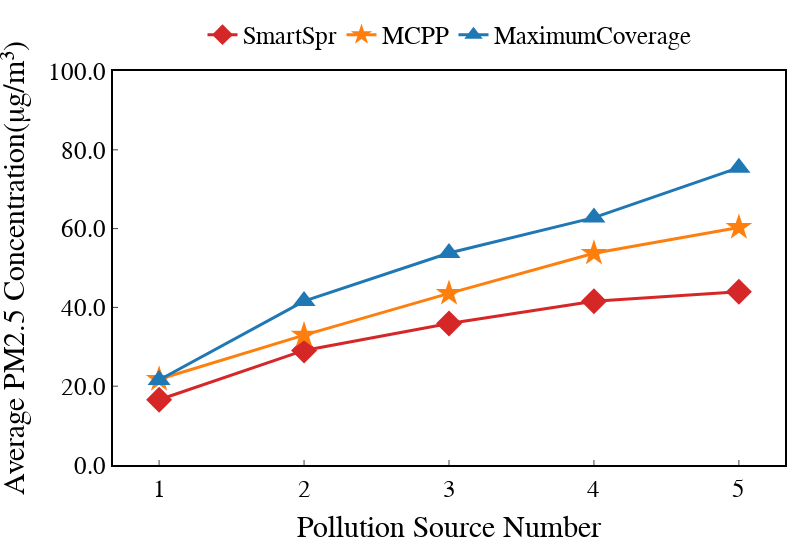

Notebook code for this chart:
### Code cell
width = 800
height = 550
linewidth = 3
# markersymbol={'FH':4, 'HEUR':17, 'DDRL':2}
markersize = 20
linetype = {'Low':'dot','Medium':'dashdot','High':'solid'}
# colors_dict = ['#3D9182','#C74223','#245C8F', '#FF8C00']
markersymbol={'FH':2, 'HEUR':'star', 'DDRL':5}
colors_dict = ['#d62728', '#ff7f0e', '#1f77b4']
labels = []
Time_deadline = 5
for i in range(Time_deadline):
    labels.append(int(i+1))

xtitle = 'Pollution Source Number'
ytitle = 'Average PM2.5 Concentration(μg/m³)'

fig = go.Figure()

fig.add_trace(go.Scatter(
    x=labels, 
    y=strategy_pm25concentration[0][0:Time_deadline], 
    name='SmartSpr', 
    marker=dict(size=markersize, symbol=markersymbol['FH']),line=dict(color=colors_dict[0], width=linewidth),))
fig.add_trace(go.Scatter(
    x=labels, 
    y=strategy_pm25concentration[1][0:Time_deadline], 
    name='MCPP', 
    marker=dict(size=markersize, symbol=markersymbol['HEUR']),line=dict(color=colors_dict[1], width=linewidth),))
fig.add_trace(go.Scatter(
    x=labels, 
    y=strategy_pm25concentration[2][0:Time_deadline], 
    name='MaximumCoverage', 
    marker=dict(size=markersize, symbol=markersymbol['DDRL']),line=dict(color=colors_dict[2], width=linewidth),))


fig = line_update_fig(fig, xtitle, ytitle, width=width, height=height)
fig.update_xaxes(title_text=xtitle, 
                title_font=dict(size=30),
                tickfont=dict(size=25),
                tickmode='array',
                tickvals=labels,
                ticktext=[str(label) for label in labels],
                showgrid=False)
fig.update_yaxes(title_text=ytitle, title_font=dict(size=30),tickfont=dict(size=25),showgrid=False)
fig.update_layout(
    yaxis=dict(range=[0, 100]),
    legend=dict(font=dict(size=25), x=0.5, y=1.15)) # name size
fig.show()
filename = './outputs/png/line_AverageConcentration-source12345-linetype.png'
print(filename)
fig.write_image(filename, scale=1)

### Figure 1 — Plotly figure (JSON) as saved in the notebook; plotly's stock layout.template omitted (floating-point values rounded to 4 significant figures)
{"data": [{"line": {"color": "#d62728", "width": 3}, "marker": {"size": 20, "symbol": 2}, "name": "SmartSpr", "type": "scatter", "x": [1, 2, 3, 4, 5], "y": [16.57, 29.08, 35.93, 41.58, 43.99]}, {"line": {"color": "#ff7f0e", "width": 3}, "marker": {"size": 20, "symbol": "star"}, "name": "MCPP", "type": "scatter", "x": [1, 2, 3, 4, 5], "y": [21.75, 32.97, 43.55, 53.75, 60.3]}, {"line": {"color": "#1f77b4", "width": 3}, "marker": {"size": 20, "symbol": 5}, "name": "MaximumCoverage", "type": "scatter", "x": [1, 2, 3, 4, 5], "y": [21.57, 41.61, 53.8, 62.79, 75.47]}], "layout": {"font": {"color": "rgb(0, 0, 0)", "family": "Arial", "size": 30}, "height": 550, "legend": {"font": {"size": 25}, "orientation": "h", "title": {"text": ""}, "x": 0.5, "xanchor": "center", "y": 1.15, "yanchor": "top"}, "margin": {"b": 15, "l": 15, "r": 15, "t": 15}, "plot_bgcolor": "rgb(255,255,255)", "width": 800, "xaxis": {"gridcolor": "rgb(200, 200, 200)", "linecolor": "rgb(0, 0, 0)", "linewidth": 2, "mirror": true, "showgrid": false, "showline": true, "tickfont": {"size": 25}, "tickmode": "array", "ticks": "inside", "ticktext": ["1", "2", "3", "4", "5"], "tickvals": [1, 2, 3, 4, 5], "title": {"font": {"size": 30}, "text": "Pollution Source Number"}}, "yaxis": {"gridcolor": "rgb(200, 200, 200)", "linecolor": "rgb(0, 0, 0)", "linewidth": 2, "mirror": true, "range": [0, 100], "showgrid": false, "showline": true, "tickfont": {"size": 25}, "tickformat": ".1f", "ticks": "inside", "title": {"font": {"size": 30}, "text": "Average PM2.5 Concentration(μg/m³)"}}}}
